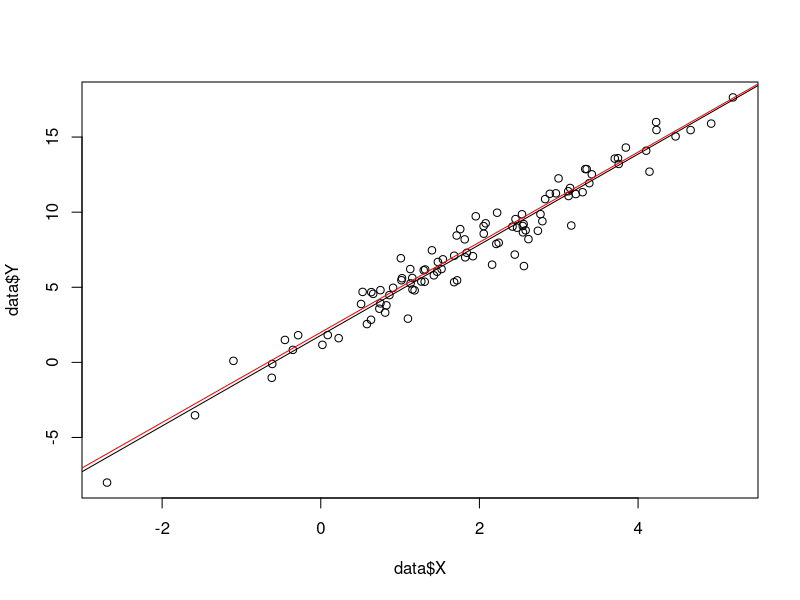
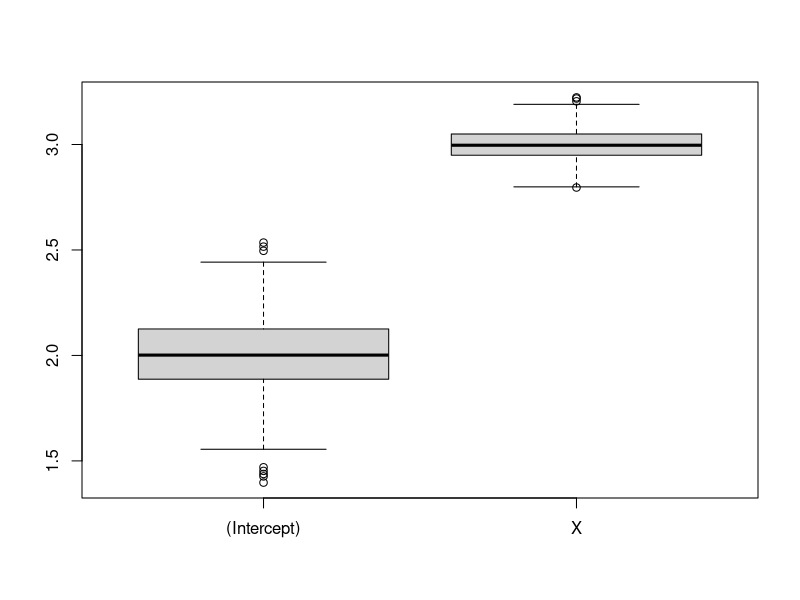

Here is the R script that generated these plots, in order:
## ---- chunk 1
knitr::opts_chunk$set(echo = TRUE)
## ---- chunk 2
dataGene = function(n = 100,Xmean = 2, Xsd = sqrt(2), emean = 0, esd = 1)
{
  X = rnorm(n,mean = Xmean,sd = Xsd)
  e = rnorm(n,mean = emean,sd = esd)
  Y = 2+3*X+e
  return (list(X = X, Y = Y))
}

data = dataGene()

plot(data$X,data$Y)
abline(a = 2, b = 3, col = 'red')

fit = lm(Y~X,data = data)
abline(fit)
## ---- chunk 3
results = replicate(n = 1000,
                    {data = dataGene()
                    fit = lm(Y~X, data = data)
                    return (fit$coefficients)})
#均值
apply(results,1,mean)
#中位数
apply(results,1,median)

boxplot(t(results))

